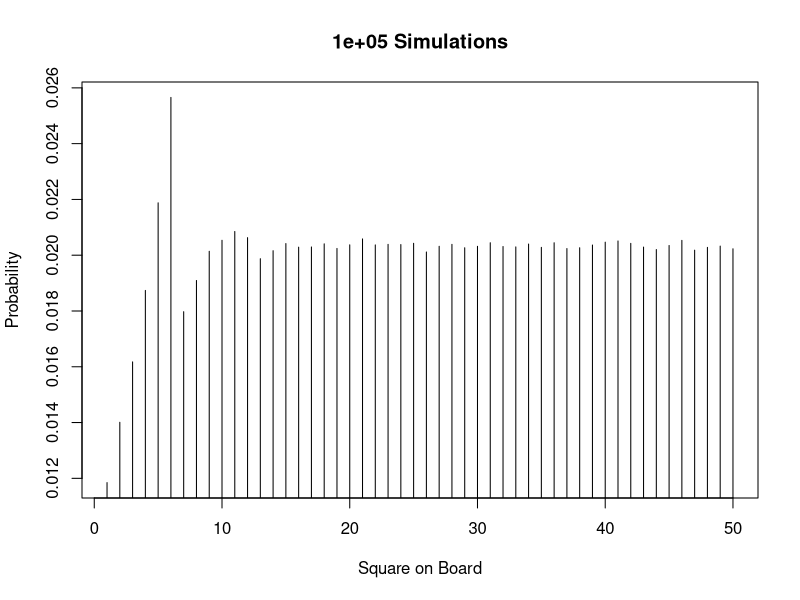

Here is the R script that generated this plot:
##########################################################################
### Math-15900 Intro to R - Fall 2022
### Lab #10: The Deadly Board Game Part I
### Credit: Prof. Tom Pfaff
### Name: Ikrom Numonov
##########################################################################


###############################################################################################################
### The Deadly Board Game:
### While traveling in the Kingdom of Arbitraria, you are accused of a heinous crime. Arbitraria decides who is
### guilty or innocent not through a court system, but a board game. It's played on a simple board: a track with 
### sequential spaces numbered from 0 to 1,000. The zero space is marked "START" and your token is placed on it. 
### You are handed a fair six-sided die and three coins. You are allowed to place the coins on three different
### (nonzero) spaces. Once placed, the coins may not be moved.
###
### After placing the three coins, you roll the die and move your token forward the appropriate number of spaces.
### If, after moving the token, it lands on a space with a coin on it, you are freed. If not, you roll again and 
### continue moving forward. If your token passes all three coins without landing on one, you are executed.
### On which three spaces should you place the coins to maximize your chances of survival?
###
### In Part I, we simplify the game to placing just one coin. We want to answer these questions:
### Where should we place the one coin to maximize our chance of living? What is the chance we live?
###
### In the homework, based on what we learn from this code, where should we place three coins and why?
###############################################################################################################


n=100000 #This number needs to be larger for the simulation. For now a small number to understand the code.

# step 1: Roll a six sided die 20 times.

test<-sample(6, 1, replace = TRUE)
test

# Step 2: Add the numbers consecutively to get the squares landed on

cumsum(test)

# Step 3: repeat it n times
# Note each column is a attempt at the game.

simulation=replicate(n, cumsum(sample(6, 20, replace = TRUE)))
simulation

# Count up how many times each square gets landed on.
# We'll stop this at 50. We'll have to argue why we aren't likely to place our coin past square 50.

totals=tabulate(simulation, 50)
totals

# Calculate probabilities

probabilities=totals/sum(totals)
probabilities

# Create a visual

plot(1:50, probabilities, type="h", main=paste(n,"Simulations"), xlab="Square on Board", ylab="Probability")


## we want to order the squares based on probabilties

square=1:50
prob=probabilities*100  #percent is easier to read than decimal.

# this creates a data frame, essentially a matrix with column headers.

Prob_Position = data.frame(square, prob)
Prob_Position

# now we order the rows based on the prob column. Note the - gets us largest to smallest.
# take out hte - to see the difference

Prob_Position[order(-Prob_Position$prob),]

# Go back and make n really large for the simulation. Comment out code that prints out info we don't need to see.



#########################################################################################################
### Homework
##########################################################################################################

### Problem 1 #############################################################################################################
### Where should you put your one coin and what is your chance of surviving?
### Based on this simulation, where should we put three coins? Explain
### Provide the code here to answer this question. No unnessary code.
### Your answer should be based on numerical output, not reading the graph.

# I would have my best chance of survival if put my coin on square 6.
# Based on the simulation we did, the best 3 spots seem to be squares 6, 5, and 11. (Sometimes 12 replaces 11);
# Consider the top 3 options for the output from the code below.
n=100000
test<-sample(6, 20, replace = TRUE)
simulation=replicate(n, cumsum(sample(6, 20, replace = TRUE)))
totals=tabulate(simulation, 50)
probabilities=totals/sum(totals)
square=1:50
prob=probabilities*100
Prob_Position = data.frame(square, prob)
Prob_Position[order(-Prob_Position$prob),]



### Problem 2 #############################################################################################################
### We want to roll a 7-sided die 11 times. Create the code for one instance of the squares we could land on.

# Instances of the squares we could land on: (7 being the highest)
n=100000
test<-sample(7, 11, replace = TRUE)
simulation=replicate(n, cumsum(sample(7, 20, replace = TRUE)))
totals=tabulate(simulation, 50)
probabilities=totals/sum(totals)
square=1:50
prob=probabilities*100
Prob_Position = data.frame(square, prob)
Prob_Position[order(-Prob_Position$prob),]

### Problem 3 #############################################################################################################
### If we roll a 7-sided die what is the mean and standard deviation of the value of the square we are on after the 13th roll?
### Hint: Run a simulation, select the 13th row, and take the mean and standard deviation (sd).

n=10
test<-sample(7, 11, replace = TRUE)
simulation=replicate(n, cumsum(sample(7, 20, replace = TRUE)))
# select col 13

## I calculated the mean for col 13 manually, and it's usually about 49.

### Problem 4 #############################################################################################################
### Create a function that returns the number of rolls needed to get to square 50 for an n-sided die.
### This uses a while loop. I've sketched out a solutions, each "xyz" is replaced with appropiate variables or numbers and 
### "xyz" will different in lines of the code.
###

get_to<-function(die_sides){
	count<-0
	square<-0
	while (square < 50){ # while we're not at 50
		square<- square+sample(die_sides,1) # roll the die once and add it to the previous value of square
		count<- count+1 # increment count by one
	}
	return(count) # return count when we're at square 50
}

output<-get_to(7);
output;


### Problem 5 #############################################################################################################
### Challenge: Run a simulation to find the average number of rolls to get to square 50 with a 6-sided die.
### You need problem 4 to do this.

n<-1000
simulation=replicate(n, cumsum(get_to(6)))
totals = sum(simulation)/n
totals

## about 14 rolls